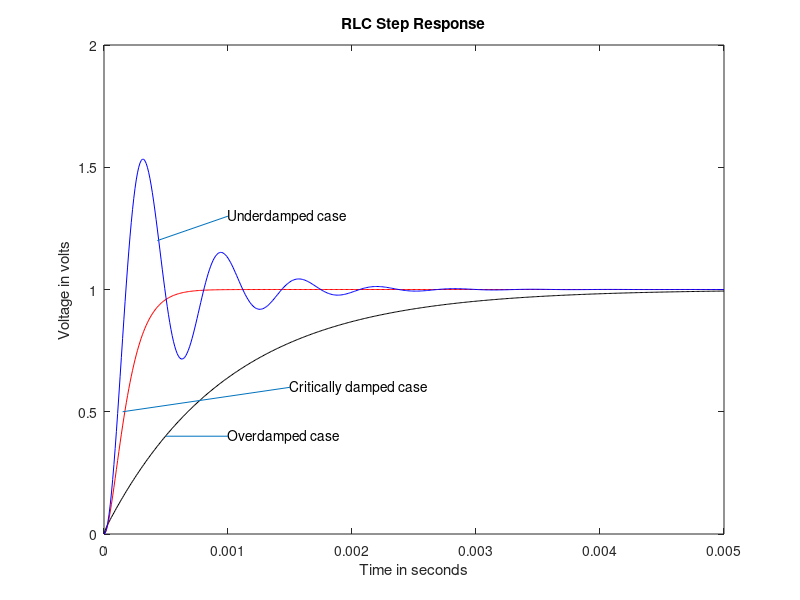

MATLAB code to generate this figure:
%Example5.m
t = 0:.00001:.005;
%Overdamped - R = 1K, L = 1mh, C = 1uf
vc = 1 - .989898*exp(-1010.2*t) - .010102*exp(-98990*t);
figure(1);clf;
plot(t, vc, 'k'); %plot the overdamped case in black
%Turn on hold so all plots go to figure 1
hold on;
vc = 1 - (1 + 10000*t).*exp(-10000*t);
plot(t, vc, 'r'); %plot the critically damped case in red
%Underdamped - R = 40, L = 1mh, C = 1uf
w = 10000;
vc = 1 - (cos(w*t) + .2*sin(w*t)).*exp(-2000*t);
plot(t, vc, 'blue'); %plot the underdamped case in blue
%Add title and x and y axis labels
title('RLC Step Response');
xlabel('Time in seconds');
ylabel('Voltage in volts');
%Add text to mark the cases and draw a line from the
% text to each graph
text(.001, 1.3, 'Underdamped case');
x = [.001 .00043]; y = [1.3 1.2];
line(x, y);
text(.001, .4, 'Overdamped case');
x = [.001 .0005]; y = [.4 .4];
line(x, y);
text(.0015, .6, 'Critically damped case');
x = [.0015 .00015]; y = [.6 .5];
line(x, y);
